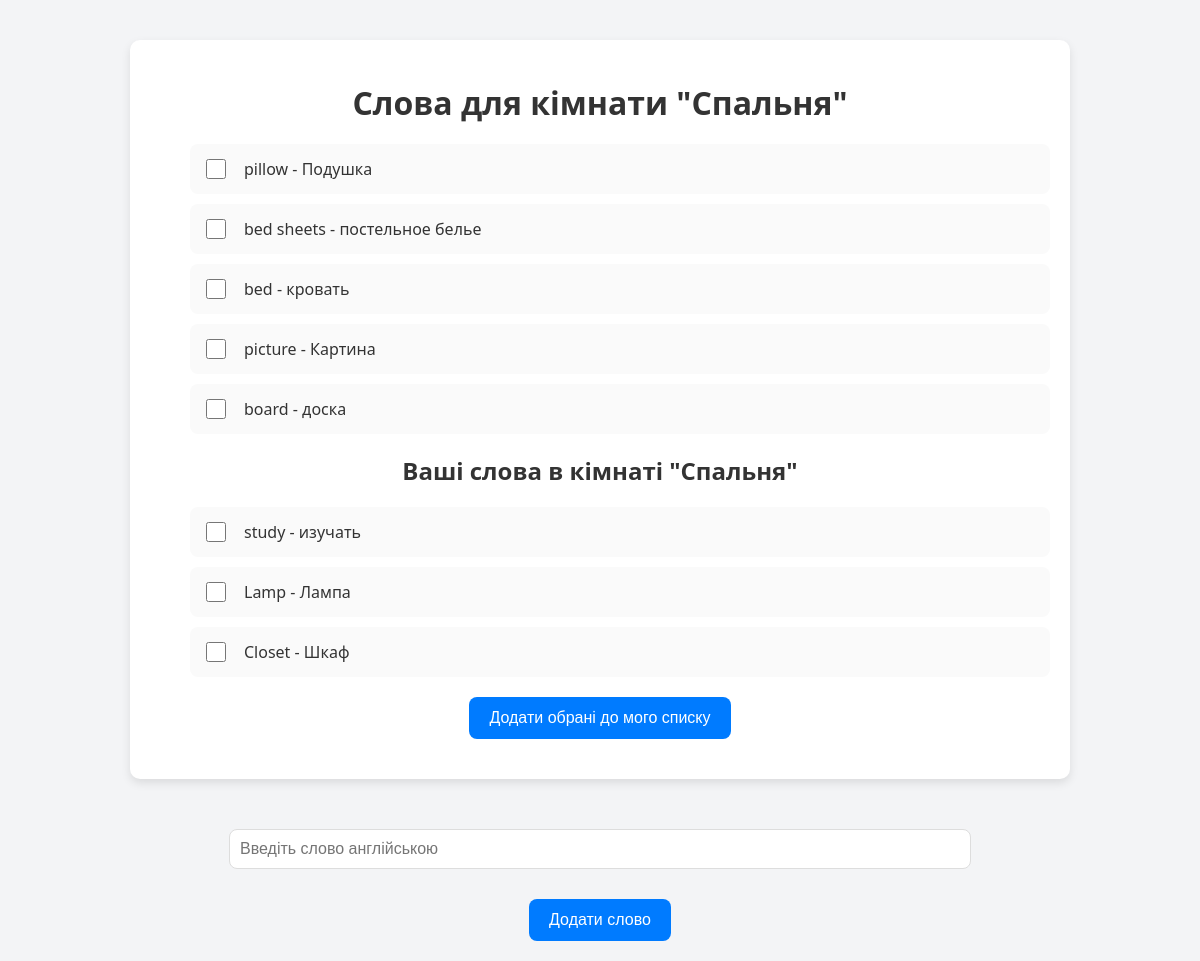
Screenshot of /room/1/ (signed in) with the database file from the repository.
### trainer/models.py (models this page shows, shortened)
class Room(models.Model):
    name = models.CharField(max_length=255)
    user = models.ForeignKey(User, on_delete=models.CASCADE, blank=True, null=True)

class Word(models.Model):
    room = models.ForeignKey(Room, on_delete=models.CASCADE, related_name='words')
    user = models.ForeignKey(User, on_delete=models.CASCADE, null=True, blank=True)
    en = models.CharField(max_length=100)
    ru = models.CharField(max_length=100, blank=True)
    is_admin_word = models.BooleanField(default=True)

### trainer/views.py (the view)
# urls.py: path('room/<int:room_id>/', views.room_words, name='room_words'),
@login_required
def room_words(request, room_id):
    room = get_object_or_404(Room, id=room_id)
    words = Word.objects.filter(room=room, user__isnull = True)
    user_words = Word.objects.filter(room=room, user=request.user)
    return render(request,
                  'room_words.html',
                  {
                      'room': room,
                      'words': words,
                      'user_words': user_words})

### trainer/templates/room_words.html (shortened to what this page needs)
<!DOCTYPE html>
<html lang="uk">
<head>
</head>
<body>
    <div class="container">
        <h1>Слова для кімнати "{{ room.name }}"</h1>
        <form id="wordSelectionForm">
            <ul id="wordList">
                {% for word in words %}
                    <li class="word-item">
                        <label class="word-label">
                            <input class="word-checkbox" type="checkbox" name="selected_words" value="{{ word.id }}">
                            <span class="word-text">{{ word.en }} - {{ word.ru }}</span>
                        </label>
                    </li>
                {% endfor %}
            </ul>
        <h2>Ваші слова в кімнаті "{{ room.name }}"</h2>
            <ul id="userWordList">
                {% for word in user_words %}
                    <li class="word-item">
                        <label class="word-label">
                            <input class="word-checkbox" type="checkbox" name="selected_words" value="{{ word.id }}">
                            <span class="word-text">{{ word.en }} - {{ word.ru }}</span>
                        </label>
                    </li>
                {% endfor %}
            </ul>
            <button type="button" onclick="addSelectedWords()" class="add-btn">Додати обрані до мого списку</button>
        </form>
    </div>
    <div id="addWordForm">
        <input type="text" id="wordEn" placeholder="Введіть слово англійською" required>
        <button class='add-word-btn' onclick="submitNewWord()">Додати слово</button>
    </div>
</body>
</html>

### trainer/templates/room_words.html (style rules this page uses)
body { font-family: 'Segoe UI', Tahoma, Geneva, Verdana, sans-serif; margin: 0; padding: 0; background-color: #f3f4f6; color: #333; }
.container { max-width: 900px; margin: 40px auto; padding: 20px; background-color: #ffffff; border-radius: 10px; box-shadow: 0 4px 10px rgba(0, 0, 0, 0.1); }
h1, h2 { color: #333; text-align: center; margin-bottom: 20px; }
.word-item { display: flex; justify-content: space-between; align-items: center; padding: 12px; border-radius: 8px; background-color: #fafafa; margin-bottom: 10px; transition: background-color 0.3s ease; }
.word-label { display: flex; align-items: center; gap: 15px; cursor: pointer; font-size: 16px; color: #555; }
.word-checkbox { width: 20px; height: 20px; accent-color: #007bff; }
.word-text { color: #333; font-weight: 500; }
.add-word-btn, .add-btn { background-color: #007bff; color: #fff; padding: 12px 20px; border: none; border-radius: 8px; font-size: 16px; cursor: pointer; transition: background-color 0.3s ease; display: block; margin: 20px auto; text-align: center; }
#addWordForm { margin-top: 30px; text-align: center; }
#addWordForm input { padding: 10px; font-size: 16px; margin: 10px; width: 60%; border-radius: 8px; border: 1px solid #ddd; }

### rows the page displays
Room: name "Спальня"
Word: en "pillow", ru "Подушка"
Word: en "bed sheets", ru "постельное белье"
Word: en "bed", ru "кровать"
Word: en "picture", ru "Картина"
Word: en "board", ru "доска"
Word: en "study", ru "изучать"
Word: en "Lamp", ru "Лампа"
Word: en "Closet", ru "Шкаф"
